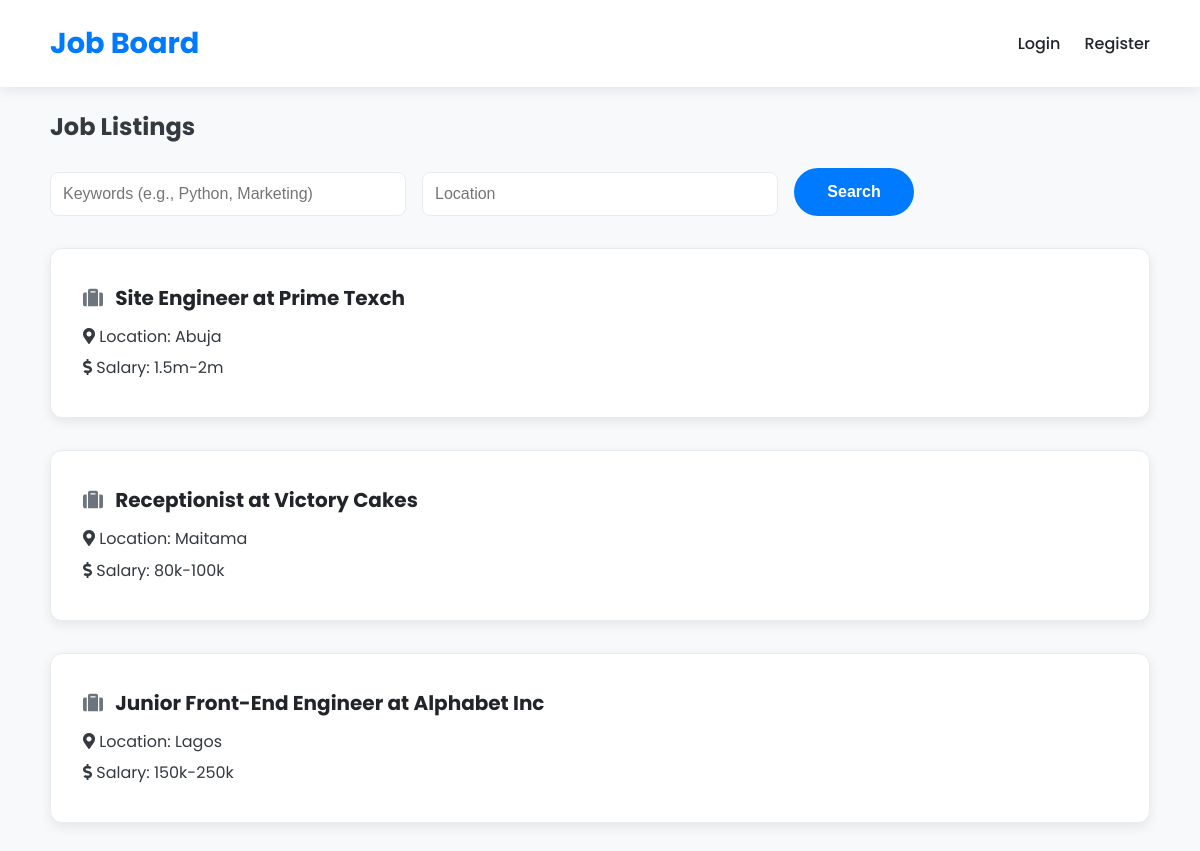
The page / on the database its author committed.
### models.py (models this page shows)
class Job(db.Model):
    id = db.Column(db.Integer, primary_key=True)
    title = db.Column(db.String(100), nullable=False)
    description = db.Column(db.Text, nullable=False)
    location = db.Column(db.String(100))
    salary = db.Column(db.String(50))
    company = db.Column(db.String(100))
    posted_by = db.Column(db.Integer, db.ForeignKey('user.id'), nullable=False)
    timestamp = db.Column(db.DateTime, index=True, default=datetime.utcnow)

### routes/jobs.py (the view)
@jobs_bp.route('/')
def index():
    query = request.args.get('q', '')
    location = request.args.get('location', '')
    jobs = Job.query
    if query:
        jobs = jobs.filter(Job.title.ilike(f'%{query}%') | Job.description.ilike(f'%{query}%'))
    if location:
        jobs = jobs.filter(Job.location.ilike(f'%{location}%'))
    jobs = jobs.order_by(Job.timestamp.desc()).all()
    return render_template('jobs/search.html', jobs=jobs)

### templates/jobs/search.html
{% extends "base.html" %}
{% block content %}
    <h2>Job Listings</h2>
    <form method="GET" action="{{ url_for('jobs.index') }}" class="job-search-form">
        <div class="form-group">
            <input type="text" name="q" placeholder="Keywords (e.g., Python, Marketing)" value="{{ request.args.get('q', '') }}">
        </div>
        <div class="form-group">
            <input type="text" name="location" placeholder="Location" value="{{ request.args.get('location', '') }}">
        </div>
        <div class="form-group">
            <button type="submit" class="btn btn-primary">Search</button>
        </div>
    </form>
    {% for job in jobs %}
    <div class="card job-listing">
        <h3><a href="{{ url_for('jobs.job_details', job_id=job.id) }}"><i class="fas fa-suitcase"></i> {{ job.title }} at {{ job.company }}</a></h3>
        <p><i class="fas fa-map-marker-alt"></i> Location: {{ job.location }}</p>
        {% if job.salary %}
            <p><i class="fas fa-dollar-sign"></i> Salary: {{ job.salary }}</p>
        {% endif %}
    </div>
{% else %}
    <p>No jobs found.</p>
{% endfor %}
{% endblock %}

### templates/base.html (shortened to what this page needs)
<!DOCTYPE html>
<html lang="en">
<head>
    <link rel="stylesheet" href="{{ url_for('static', filename='css/styles.css') }}">
</head>
<body>
    <header>
        <div class="container">
            <h1><a href="{{ url_for('jobs.index') }}">Job Board</a></h1>
            <nav>
                <ul>
                    {% if current_user.is_authenticated %}
                        <li><a href="{{ url_for('auth.logout') }}">Logout</a></li>
                        {% if current_user.is_employer %}
                            <li><a href="{{ url_for('jobs.post_job') }}">Post a Job</a></li>
                        {% endif %}
                    {% else %}
                        <li><a href="{{ url_for('auth.login') }}">Login</a></li>
                        <li><a href="{{ url_for('auth.register') }}">Register</a></li>
                    {% endif %}
                </ul>
            </nav>
        </div>
    </header>
    <main class="container">
        {% block content %}{% endblock %}
    </main>
</body>
</html>

### static/css/styles.css (style rules this page uses)
:root { --primary-color: #007bff; --secondary-color: #6c757d; --success-color: #28a745; --danger-color: #dc3545; --info-color: #17a2b8; --background-color: #f8f9fa; --card-background: #ffffff; --text-color: #343a40; --heading-color: #212529; --border-color: #e9ecef; --shadow-light: 0 4px 12px rgba(0, 0, 0, 0.08); --shadow-medium: 0 8px 25px rgba(0, 0, 0, 0.1); }
body { font-family: 'Poppins', sans-serif; line-height: 1.7; margin: 0; padding: 0; background-color: var(--background-color); color: var(--text-color); }
.container { max-width: 1100px; margin: 0 auto; padding: 0 1rem; }
header { background-color: var(--card-background); padding: 1.2rem 0; box-shadow: var(--shadow-light); position: sticky; top: 0; z-index: 1000; }
header .container { display: flex; justify-content: space-between; align-items: center; }
header h1 { margin: 0; font-size: 1.8rem; font-weight: 700; }
header h1 a { color: var(--primary-color); text-decoration: none; transition: color 0.3s ease; }
header nav ul { list-style: none; margin: 0; padding: 0; display: flex; align-items: center; gap: 1.5rem; }
header nav ul li a { color: var(--heading-color); text-decoration: none; font-weight: 500; transition: color 0.3s ease; }
main { padding: 2rem 0; }
.card { background: var(--card-background); padding: 2rem; border-radius: 12px; box-shadow: var(--shadow-light); border: 1px solid var(--border-color); margin-bottom: 2rem; }
.form-group { margin-bottom: 1.5rem; }
.form-group input, .form-group textarea { width: 100%; padding: 0.75rem; border: 1px solid var(--border-color); border-radius: 8px; box-sizing: border-box; font-size: 1rem; transition: border-color 0.3s ease, box-shadow 0.3s ease; }
.btn { display: inline-block; padding: 0.75rem 1.5rem; border: none; border-radius: 50px; font-size: 1rem; font-weight: 600; cursor: pointer; text-decoration: none; text-align: center; transition: all 0.3s ease; }
.btn-primary { background-color: var(--primary-color); color: #fff; }
.job-listing { transition: transform 0.3s ease, box-shadow 0.3s ease; }
.job-listing a { text-decoration: none; color: var(--heading-color); }
.job-listing h3 { margin: 0 0 0.5rem 0; color: var(--primary-color); font-size: 1.25rem; }
.job-listing h3 .fa-suitcase { color: var(--secondary-color); margin-right: 0.5rem; }
.job-listing p { margin: 0.25rem 0; color: var(--text-color); }
.job-search-form { display: flex; gap: 1rem; margin-bottom: 2rem; flex-wrap: wrap; align-items: flex-end; }
.job-search-form .form-group { flex: 1; margin-bottom: 0; min-width: 200px; }
.job-search-form .btn { height: 48px; min-width: 120px; padding: 0 1.5rem; }

### rows shown on the page
Job: title "Site Engineer", company "Prime Texch", location "Abuja", salary "1.5m-2m"
Job: title "Receptionist", company "Victory Cakes", location "Maitama", salary "80k-100k"
Job: title "Junior Front-End Engineer", company "Alphabet Inc", location "Lagos", salary "150k-250k"
